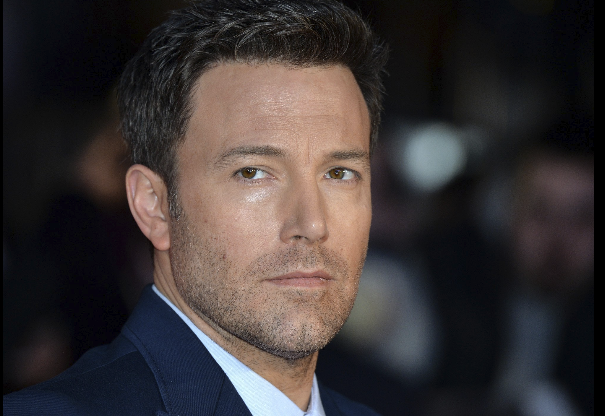
#> input picture Face-Detection/testImage2.png, 605 x 416 px
$ python Face.py
#> lines starting #> are read from the running program, lines starting #| are printed output that depends on the picture; after the words box and inside, x2 and y2 are one past the last pixel; in counts of white or black regions, pixels touching at a corner belong together
import numpy as np
import cv2 as cv
face_cascade = cv.CascadeClassifier('haarcascades/haarcascade_frontalface_default.xml')
eye_cascade = cv.CascadeClassifier('haarcascades/haarcascade_eye.xml')
img = cv.imread('testImage2.png')
#> img is the input picture: shape (416, 605, 3); mean B, G, R 53.1, 53.1, 59.5
gray = cv.cvtColor(img, cv.COLOR_BGR2GRAY)
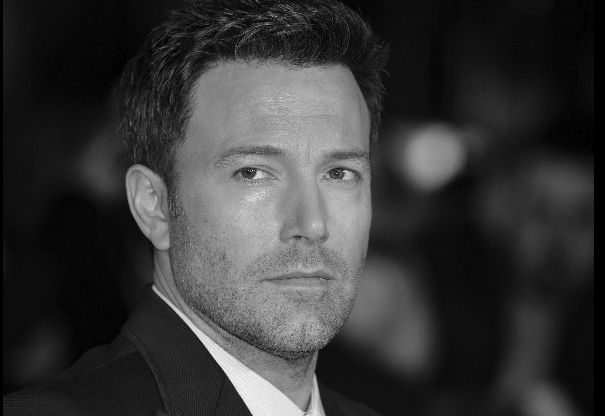
#> gray: shape (416, 605); min 0, max 247, mean 55
faces = face_cascade.detectMultiScale(gray, 1.3, 5)
#> faces = [[193, 87, 215, 215]]
for (x,y,w,h) in faces:
    cv.rectangle(img,(x,y),(x+w,y+h),(255,0,0),2)
    roi_gray = gray[y:y+h, x:x+w]
    roi_color = img[y:y+h, x:x+w]
    eyes = eye_cascade.detectMultiScale(roi_gray)
    for (ex,ey,ew,eh) in eyes:
        cv.rectangle(roi_color,(ex,ey),(ex+ew,ey+eh),(0,255,0),2)
#> this loop made 1 pass
#> (x, y, w, h, eyes) on pass 1: (193, 87, 215, 215, [[121, 62, 48, 48], [30, 59, 55, 55]])
#> pass 1, `roi_gray = gray[y:y+h, x:x+w]`:
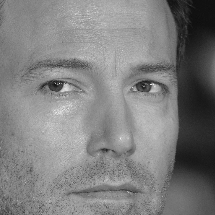
#> roi_gray: shape (215, 215); min 13, max 243, mean 126.7
#> pass 1, `roi_color = img[y:y+h, x:x+w]`:
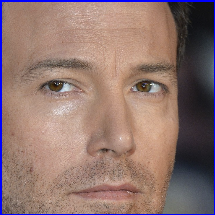
#> roi_color: shape (215, 215, 3); mean B, G, R 111.6, 117.3, 143.8
#> after the loop:
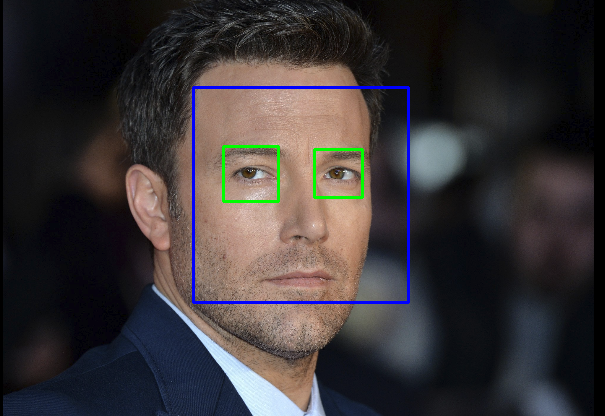
#> img: shape (416, 605, 3); 1.51% of pixels changed, all inside (x1, y1, x2, y2) = (192, 86, 410, 304)
#> after the loop:
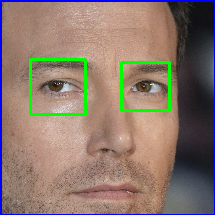
#> roi_color: shape (215, 215, 3); 2.66% of pixels changed, all inside (x1, y1, x2, y2) = (29, 58, 171, 116)
cv.imshow('img',img)
cv.imwrite('Result_Ben.jpg', img)
cv.waitKey(0)
cv.destroyAllWindows()


#TODO: recognize faces
